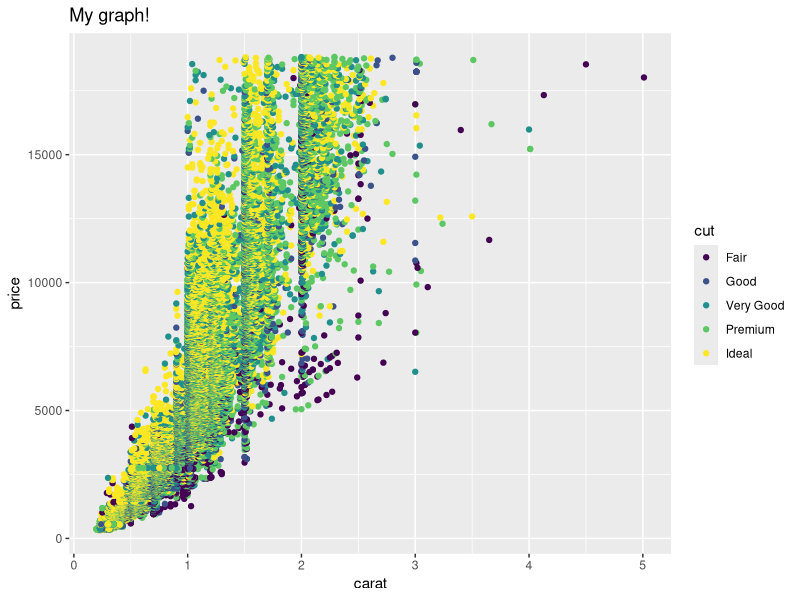

This figure's R source:
## ---- chunk 1
library(tidyverse)
## ---- chunk 2
### In this code chunk, start with the diamonds dataset (built in to
### ggplot2 package) and create a plot of price vs. carat (or some other
### variables of your choice)
ggplot(diamonds, aes(x = carat, y = price, color = cut)) +
  geom_point() +
  labs(title = "My graph!")
## ---- chunk 3
### In this code chunk, start with the diamonds dataset (built in to
### ggplot2 package) and create a subset based on filtering, e.g., 
### size greater than 1 carat or cut is "Ideal"


diamonds_df <- diamonds %>% 
  filter(carat>1 | cut== "Ideal")
## ---- chunk 4
### I can't wait for craft night
diamonds %>% 
  group_by(cut, color) %>% 
  summarize()
## ---- chunk 5
### Both partners - delete this comment, then write some code here
### to plot, summarize, calculate something simple using the diamonds
### dataset (or anything you like, really)
